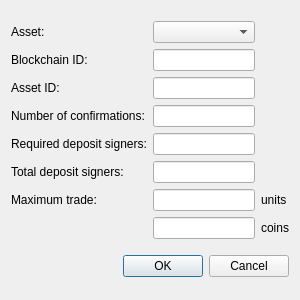
<?xml version="1.0" encoding="UTF-8"?>
<ui version="4.0">
 <class>AddAssetVoteDialog</class>
 <widget class="QDialog" name="AddAssetVoteDialog">
  <property name="geometry">
   <rect>
    <x>0</x>
    <y>0</y>
    <width>300</width>
    <height>300</height>
   </rect>
  </property>
  <property name="windowTitle">
   <string>Dialog</string>
  </property>
  <layout class="QVBoxLayout" name="verticalLayout">
   <item>
    <layout class="QGridLayout" name="gridLayout">
     <item row="2" column="0">
      <widget class="QLabel" name="label">
       <property name="text">
        <string>Blockchain ID:</string>
       </property>
      </widget>
     </item>
     <item row="2" column="1">
      <widget class="QLineEdit" name="blockchainId"/>
     </item>
     <item row="3" column="0">
      <widget class="QLabel" name="label_2">
       <property name="text">
        <string>Asset ID:</string>
       </property>
      </widget>
     </item>
     <item row="4" column="0">
      <widget class="QLabel" name="label_3">
       <property name="text">
        <string>Number of confirmations:</string>
       </property>
      </widget>
     </item>
     <item row="5" column="0">
      <widget class="QLabel" name="label_4">
       <property name="text">
        <string>Required deposit signers:</string>
       </property>
      </widget>
     </item>
     <item row="6" column="0">
      <widget class="QLabel" name="label_5">
       <property name="text">
        <string>Total deposit signers:</string>
       </property>
      </widget>
     </item>
     <item row="7" column="0">
      <widget class="QLabel" name="label_6">
       <property name="text">
        <string>Maximum trade:</string>
       </property>
      </widget>
     </item>
     <item row="3" column="1">
      <widget class="QLineEdit" name="assetId"/>
     </item>
     <item row="4" column="1">
      <widget class="QLineEdit" name="confirmations"/>
     </item>
     <item row="5" column="1">
      <widget class="QLineEdit" name="requiredDepositSigners"/>
     </item>
     <item row="6" column="1">
      <widget class="QLineEdit" name="totalDepositSigners"/>
     </item>
     <item row="7" column="1">
      <widget class="QLineEdit" name="maxTrade"/>
     </item>
     <item row="0" column="1">
      <widget class="QComboBox" name="assetList"/>
     </item>
     <item row="0" column="0">
      <widget class="QLabel" name="label_7">
       <property name="text">
        <string>Asset:</string>
       </property>
      </widget>
     </item>
     <item row="7" column="2">
      <widget class="QLabel" name="label_8">
       <property name="text">
        <string>units</string>
       </property>
      </widget>
     </item>
     <item row="8" column="1">
      <widget class="QLineEdit" name="maxTradeCoins"/>
     </item>
     <item row="8" column="2">
      <widget class="QLabel" name="assetSymbol">
       <property name="text">
        <string>coins</string>
       </property>
      </widget>
     </item>
    </layout>
   </item>
   <item>
    <widget class="QDialogButtonBox" name="buttonBox">
     <property name="standardButtons">
      <set>QDialogButtonBox::Cancel|QDialogButtonBox::Ok</set>
     </property>
    </widget>
   </item>
  </layout>
 </widget>
 <resources/>
 <connections>
  <connection>
   <sender>buttonBox</sender>
   <signal>accepted()</signal>
   <receiver>AddAssetVoteDialog</receiver>
   <slot>accept()</slot>
   <hints>
    <hint type="sourcelabel">
     <x>199</x>
     <y>274</y>
    </hint>
    <hint type="destinationlabel">
     <x>199</x>
     <y>149</y>
    </hint>
   </hints>
  </connection>
  <connection>
   <sender>buttonBox</sender>
   <signal>rejected()</signal>
   <receiver>AddAssetVoteDialog</receiver>
   <slot>reject()</slot>
   <hints>
    <hint type="sourcelabel">
     <x>199</x>
     <y>274</y>
    </hint>
    <hint type="destinationlabel">
     <x>199</x>
     <y>149</y>
    </hint>
   </hints>
  </connection>
 </connections>
</ui>
